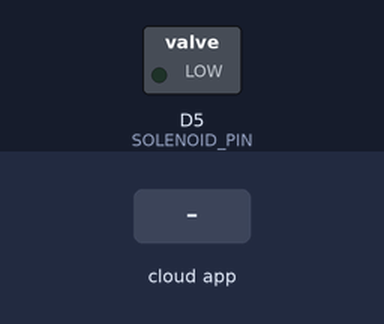
Recording of a sketch running on a simulated ESP8266 (NodeMCU). Shown: switched loads named in the sketch (green lamp = pin HIGH). The test bench sets the inputs (shaded band). WiFi joins after 1.5 s; servers stay silent unless stated; the Firebase database answers and starts empty; what the sketch prints to the serial monitor is not drawn.

Above: at 2.7 s.
2.8 s: the phone or cloud app sets LockStatus to 1
At 4.0 s:
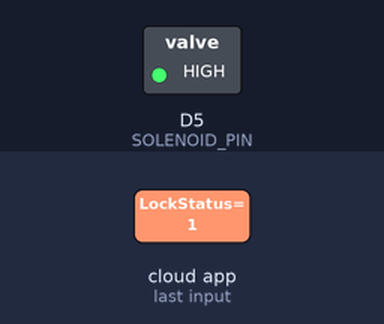
4.3 s: the phone or cloud app sets LockStatus to 0
At 5.5 s:
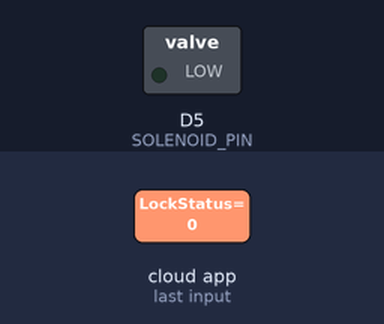
Timing chart, 0 to 7.3 s (numbered marks = the images above; inputs shaded):
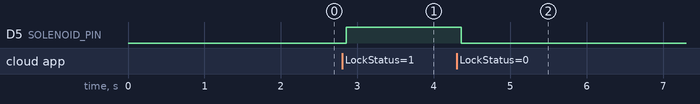

The sketch:

ESP1.ino
```cpp
#include <ESP8266WiFi.h>
#include <FirebaseESP8266.h>

// Wi-Fi credentials
#define WIFI_SSID "UbasC"
// #define WIFI_PASSWORD "C@bigonUb#s**2023**" // Use for Wi-Fi password if required

// Firebase credentials
#define FIREBASE_HOST "https://smartlock-46110-default-rtdb.asia-southeast1.firebasedatabase.app"
#define FIREBASE_AUTH "meqpOYjcPQLL2CtuiFIgRUM4YQjU6KJSC4zAqs7E"

// Firebase objects
FirebaseData firebaseData;
FirebaseAuth auth;
FirebaseConfig config;


// Solenoid Lock Pin
#define SOLENOID_PIN D5

// Touch Sensor Pin
#define TOUCH_SENSOR_PIN D8


int previousValue = -1;


void setup() {
  Serial.begin(115200);


  // Initialize sensor and LED pins
  pinMode(SOLENOID_PIN, OUTPUT);
  digitalWrite(SOLENOID_PIN, LOW);
  pinMode(TOUCH_SENSOR_PIN, INPUT);

  // Wi-Fi connection
  Serial.println("Starting Wi-Fi connection...");
  WiFi.begin(WIFI_SSID);

  unsigned long startTime = millis();
  while (WiFi.status() != WL_CONNECTED) {
    if (millis() - startTime > 15000) {
      Serial.println("Failed to connect to Wi-Fi.");
      Serial.println("Wi-Fi Status: " + String(WiFi.status()));
      break;
    }
    Serial.print(".");
    delay(500);
  }
  Serial.println();
  if (WiFi.status() == WL_CONNECTED) {
    Serial.print("Connected! IP address: ");
    Serial.println(WiFi.localIP());

    config.database_url = FIREBASE_HOST;
    config.signer.tokens.legacy_token = FIREBASE_AUTH;
    Firebase.begin(&config, &auth);
    Firebase.reconnectWiFi(true);

    if (!Firebase.ready()) {
      Serial.println("Failed to connect to Firebase.");
      Serial.println(firebaseData.errorReason());
      return;
    }
    Serial.println("Connected to Firebase");
  } else {
    Serial.println("Wi-Fi connection failed, operating in offline mode.");
  }
}

void loop() {


  if (WiFi.status() == WL_CONNECTED) {
    if (Firebase.getInt(firebaseData, "/sensors/LockStatus")) {
      int currentValue = firebaseData.intData();

      if (currentValue != previousValue) {
        Serial.print("Firebase value: ");
        Serial.println(currentValue);

        if (currentValue == 1) {
          digitalWrite(SOLENOID_PIN, HIGH);
          Serial.println("LOCK LOCKED");
        } else if (currentValue == 0) {
          digitalWrite(SOLENOID_PIN, LOW);
          Serial.println("LOCK UNLOCKED");
        }

        previousValue = currentValue;
      }
    } else {
      Serial.println("Failed to read value from Firebase");
      Serial.println(firebaseData.errorReason());
    }
  } else {
    if (digitalRead(TOUCH_SENSOR_PIN) == HIGH) {
      Serial.println("Touch detected. Toggling lock state.");
      int currentLockState = digitalRead(SOLENOID_PIN);
      if (currentLockState == HIGH) {
        digitalWrite(SOLENOID_PIN, LOW);
        Serial.println("LOCK LOCKED");
        delay(3000);
      } else {
        digitalWrite(SOLENOID_PIN, HIGH);
        Serial.println("LOCK UNLOCKED");
        delay(3000);
      }
      delay(2000);
    }
  }

}
```

Measured:
- after the input at 2.8 s, D5 (SOLENOID_PIN): LOW → HIGH after 0.06 s
- after the input at 4.3 s, D5 (SOLENOID_PIN): HIGH → LOW after 0.06 s
